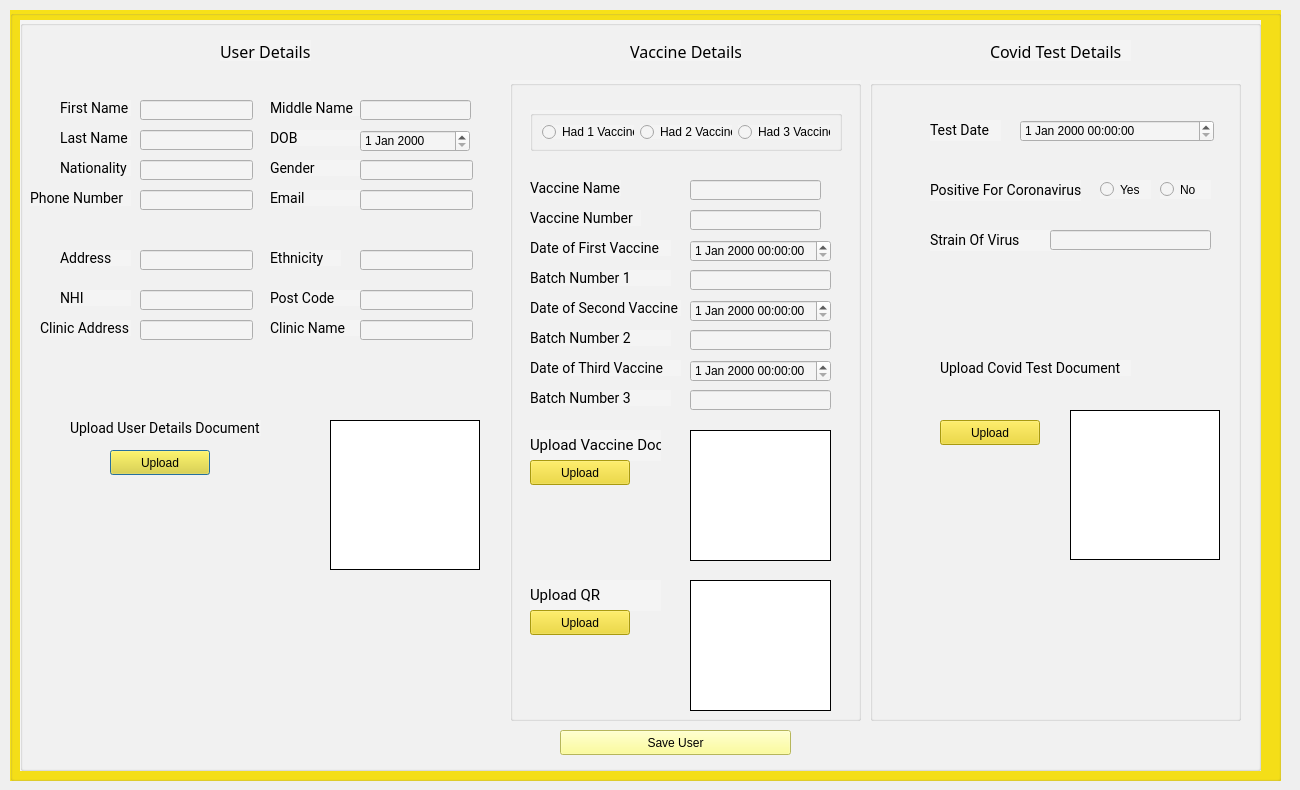
<?xml version="1.0" encoding="UTF-8"?>
<ui version="4.0">
 <class>citezinDetailDialog</class>
 <widget class="QDialog" name="citezinDetailDialog">
  <property name="geometry">
   <rect>
    <x>0</x>
    <y>0</y>
    <width>1300</width>
    <height>790</height>
   </rect>
  </property>
  <property name="windowTitle">
   <string>Dialog</string>
  </property>
  <widget class="QGroupBox" name="groupBox">
   <property name="geometry">
    <rect>
     <x>10</x>
     <y>10</y>
     <width>1271</width>
     <height>771</height>
    </rect>
   </property>
   <property name="styleSheet">
    <string notr="true">background-color: rgb(247, 225, 24);</string>
   </property>
   <property name="title">
    <string/>
   </property>
   <widget class="QGroupBox" name="groupBox_2">
    <property name="geometry">
     <rect>
      <x>10</x>
      <y>10</y>
      <width>1241</width>
      <height>751</height>
     </rect>
    </property>
    <property name="styleSheet">
     <string notr="true">background-color: rgb(244, 244, 244);</string>
    </property>
    <property name="title">
     <string/>
    </property>
    <widget class="QLabel" name="label">
     <property name="geometry">
      <rect>
       <x>200</x>
       <y>20</y>
       <width>91</width>
       <height>21</height>
      </rect>
     </property>
     <property name="styleSheet">
      <string notr="true">font-family: Nunito;
font-style: normal;
font-weight: normal;
font-size: 24px;
line-height: 33px;

color: #000000;</string>
     </property>
     <property name="text">
      <string>&lt;html&gt;&lt;head/&gt;&lt;body&gt;&lt;p&gt;&lt;span style=&quot; font-size:12pt;&quot;&gt;User Details&lt;/span&gt;&lt;/p&gt;&lt;/body&gt;&lt;/html&gt;</string>
     </property>
    </widget>
    <widget class="QLabel" name="firstNameLabel">
     <property name="geometry">
      <rect>
       <x>40</x>
       <y>80</y>
       <width>71</width>
       <height>16</height>
      </rect>
     </property>
     <property name="styleSheet">
      <string notr="true">font-family: Roboto;
font-style: normal;
font-weight: normal;
font-size: 14px;
line-height: 16px;

color: #000000;</string>
     </property>
     <property name="text">
      <string>First Name</string>
     </property>
    </widget>
    <widget class="QLabel" name="lastNameLabel">
     <property name="geometry">
      <rect>
       <x>40</x>
       <y>110</y>
       <width>71</width>
       <height>16</height>
      </rect>
     </property>
     <property name="styleSheet">
      <string notr="true">font-family: Roboto;
font-style: normal;
font-weight: normal;
font-size: 14px;
line-height: 16px;

color: #000000;</string>
     </property>
     <property name="text">
      <string>Last Name</string>
     </property>
    </widget>
    <widget class="QLabel" name="nationalityLabel">
     <property name="geometry">
      <rect>
       <x>40</x>
       <y>140</y>
       <width>71</width>
       <height>16</height>
      </rect>
     </property>
     <property name="styleSheet">
      <string notr="true">font-family: Roboto;
font-style: normal;
font-weight: normal;
font-size: 14px;
line-height: 16px;

color: #000000;</string>
     </property>
     <property name="text">
      <string>Nationality</string>
     </property>
    </widget>
    <widget class="QLabel" name="addressLabel">
     <property name="geometry">
      <rect>
       <x>40</x>
       <y>230</y>
       <width>71</width>
       <height>16</height>
      </rect>
     </property>
     <property name="styleSheet">
      <string notr="true">font-family: Roboto;
font-style: normal;
font-weight: normal;
font-size: 14px;
line-height: 16px;

color: #000000;</string>
     </property>
     <property name="text">
      <string>Address</string>
     </property>
    </widget>
    <widget class="QLabel" name="phoneNumberLabel">
     <property name="geometry">
      <rect>
       <x>10</x>
       <y>170</y>
       <width>101</width>
       <height>16</height>
      </rect>
     </property>
     <property name="styleSheet">
      <string notr="true">font-family: Roboto;
font-style: normal;
font-weight: normal;
font-size: 14px;
line-height: 16px;

color: #000000;</string>
     </property>
     <property name="text">
      <string>Phone Number</string>
     </property>
    </widget>
    <widget class="QLabel" name="nhiLabel">
     <property name="geometry">
      <rect>
       <x>40</x>
       <y>270</y>
       <width>71</width>
       <height>16</height>
      </rect>
     </property>
     <property name="styleSheet">
      <string notr="true">font-family: Roboto;
font-style: normal;
font-weight: normal;
font-size: 14px;
line-height: 16px;

color: #000000;</string>
     </property>
     <property name="text">
      <string>NHI</string>
     </property>
    </widget>
    <widget class="QLabel" name="clinicAddressLabel">
     <property name="geometry">
      <rect>
       <x>20</x>
       <y>300</y>
       <width>91</width>
       <height>16</height>
      </rect>
     </property>
     <property name="styleSheet">
      <string notr="true">font-family: Roboto;
font-style: normal;
font-weight: normal;
font-size: 14px;
line-height: 16px;

color: #000000;</string>
     </property>
     <property name="text">
      <string>Clinic Address</string>
     </property>
    </widget>
    <widget class="QLabel" name="middleNameLabel">
     <property name="geometry">
      <rect>
       <x>250</x>
       <y>80</y>
       <width>91</width>
       <height>16</height>
      </rect>
     </property>
     <property name="styleSheet">
      <string notr="true">font-family: Roboto;
font-style: normal;
font-weight: normal;
font-size: 14px;
line-height: 16px;

color: #000000;</string>
     </property>
     <property name="text">
      <string>Middle Name</string>
     </property>
    </widget>
    <widget class="QLabel" name="dobLabel">
     <property name="geometry">
      <rect>
       <x>250</x>
       <y>110</y>
       <width>91</width>
       <height>16</height>
      </rect>
     </property>
     <property name="styleSheet">
      <string notr="true">font-family: Roboto;
font-style: normal;
font-weight: normal;
font-size: 14px;
line-height: 16px;

color: #000000;</string>
     </property>
     <property name="text">
      <string>DOB</string>
     </property>
    </widget>
    <widget class="QLabel" name="genderLabel">
     <property name="geometry">
      <rect>
       <x>250</x>
       <y>140</y>
       <width>91</width>
       <height>16</height>
      </rect>
     </property>
     <property name="styleSheet">
      <string notr="true">font-family: Roboto;
font-style: normal;
font-weight: normal;
font-size: 14px;
line-height: 16px;

color: #000000;</string>
     </property>
     <property name="text">
      <string>Gender</string>
     </property>
    </widget>
    <widget class="QLabel" name="emailLabel">
     <property name="geometry">
      <rect>
       <x>250</x>
       <y>170</y>
       <width>91</width>
       <height>16</height>
      </rect>
     </property>
     <property name="styleSheet">
      <string notr="true">font-family: Roboto;
font-style: normal;
font-weight: normal;
font-size: 14px;
line-height: 16px;

color: #000000;</string>
     </property>
     <property name="text">
      <string>Email</string>
     </property>
    </widget>
    <widget class="QLabel" name="postCodeLabel">
     <property name="geometry">
      <rect>
       <x>250</x>
       <y>270</y>
       <width>91</width>
       <height>16</height>
      </rect>
     </property>
     <property name="styleSheet">
      <string notr="true">font-family: Roboto;
font-style: normal;
font-weight: normal;
font-size: 14px;
line-height: 16px;

color: #000000;</string>
     </property>
     <property name="text">
      <string>Post Code</string>
     </property>
    </widget>
    <widget class="QLabel" name="clinicNameLabel">
     <property name="geometry">
      <rect>
       <x>250</x>
       <y>300</y>
       <width>91</width>
       <height>16</height>
      </rect>
     </property>
     <property name="styleSheet">
      <string notr="true">font-family: Roboto;
font-style: normal;
font-weight: normal;
font-size: 14px;
line-height: 16px;

color: #000000;</string>
     </property>
     <property name="text">
      <string>Clinic Name</string>
     </property>
    </widget>
    <widget class="QLabel" name="uploadDocLabel">
     <property name="geometry">
      <rect>
       <x>50</x>
       <y>400</y>
       <width>191</width>
       <height>16</height>
      </rect>
     </property>
     <property name="styleSheet">
      <string notr="true">font-family: Roboto;
font-style: normal;
font-weight: normal;
font-size: 14px;
line-height: 16px;

color: #000000;</string>
     </property>
     <property name="text">
      <string>Upload User Details Document</string>
     </property>
    </widget>
    <widget class="QLabel" name="userDetailsImage">
     <property name="geometry">
      <rect>
       <x>310</x>
       <y>400</y>
       <width>150</width>
       <height>150</height>
      </rect>
     </property>
     <property name="styleSheet">
      <string notr="true">background: #FFFFFF;
border: 1px solid #000000;
box-sizing: border-box;</string>
     </property>
     <property name="text">
      <string/>
     </property>
    </widget>
    <widget class="QPushButton" name="uploadButton">
     <property name="geometry">
      <rect>
       <x>90</x>
       <y>430</y>
       <width>100</width>
       <height>25</height>
      </rect>
     </property>
     <property name="styleSheet">
      <string notr="true">background-color: rgb(237, 215, 22);
</string>
     </property>
     <property name="text">
      <string>Upload</string>
     </property>
    </widget>
    <widget class="QPushButton" name="continueButton">
     <property name="geometry">
      <rect>
       <x>540</x>
       <y>710</y>
       <width>231</width>
       <height>25</height>
      </rect>
     </property>
     <property name="styleSheet">
      <string notr="true">background-color: rgb(255, 255, 127);
</string>
     </property>
     <property name="text">
      <string>Save User</string>
     </property>
    </widget>
    <widget class="QLineEdit" name="firstNameEdit">
     <property name="geometry">
      <rect>
       <x>120</x>
       <y>80</y>
       <width>113</width>
       <height>20</height>
      </rect>
     </property>
    </widget>
    <widget class="QLineEdit" name="lastNameEdit">
     <property name="geometry">
      <rect>
       <x>120</x>
       <y>110</y>
       <width>113</width>
       <height>20</height>
      </rect>
     </property>
    </widget>
    <widget class="QLineEdit" name="middleNameEdit">
     <property name="geometry">
      <rect>
       <x>340</x>
       <y>80</y>
       <width>111</width>
       <height>20</height>
      </rect>
     </property>
    </widget>
    <widget class="QLineEdit" name="nationalityEdit">
     <property name="geometry">
      <rect>
       <x>120</x>
       <y>140</y>
       <width>113</width>
       <height>20</height>
      </rect>
     </property>
    </widget>
    <widget class="QLineEdit" name="phoneNumberEdit">
     <property name="geometry">
      <rect>
       <x>120</x>
       <y>170</y>
       <width>113</width>
       <height>20</height>
      </rect>
     </property>
    </widget>
    <widget class="QLineEdit" name="addressEdit">
     <property name="geometry">
      <rect>
       <x>120</x>
       <y>230</y>
       <width>113</width>
       <height>20</height>
      </rect>
     </property>
    </widget>
    <widget class="QLineEdit" name="nhiEdit">
     <property name="geometry">
      <rect>
       <x>120</x>
       <y>270</y>
       <width>113</width>
       <height>20</height>
      </rect>
     </property>
    </widget>
    <widget class="QLineEdit" name="clinicAddressEdit">
     <property name="geometry">
      <rect>
       <x>120</x>
       <y>300</y>
       <width>113</width>
       <height>20</height>
      </rect>
     </property>
    </widget>
    <widget class="QLineEdit" name="genderEdit">
     <property name="geometry">
      <rect>
       <x>340</x>
       <y>140</y>
       <width>113</width>
       <height>20</height>
      </rect>
     </property>
    </widget>
    <widget class="QLineEdit" name="emailEdit">
     <property name="geometry">
      <rect>
       <x>340</x>
       <y>170</y>
       <width>113</width>
       <height>20</height>
      </rect>
     </property>
    </widget>
    <widget class="QLineEdit" name="postCodeEdit">
     <property name="geometry">
      <rect>
       <x>340</x>
       <y>270</y>
       <width>113</width>
       <height>20</height>
      </rect>
     </property>
    </widget>
    <widget class="QLineEdit" name="clinicNameEdit">
     <property name="geometry">
      <rect>
       <x>340</x>
       <y>300</y>
       <width>113</width>
       <height>20</height>
      </rect>
     </property>
    </widget>
    <widget class="QDateEdit" name="dateEdit">
     <property name="geometry">
      <rect>
       <x>340</x>
       <y>110</y>
       <width>110</width>
       <height>22</height>
      </rect>
     </property>
    </widget>
    <widget class="QLabel" name="postCodeLabel_2">
     <property name="geometry">
      <rect>
       <x>250</x>
       <y>230</y>
       <width>71</width>
       <height>16</height>
      </rect>
     </property>
     <property name="styleSheet">
      <string notr="true">font-family: Roboto;
font-style: normal;
font-weight: normal;
font-size: 14px;
line-height: 16px;

color: #000000;</string>
     </property>
     <property name="text">
      <string>Ethnicity</string>
     </property>
    </widget>
    <widget class="QLineEdit" name="ethnicityEdit">
     <property name="geometry">
      <rect>
       <x>340</x>
       <y>230</y>
       <width>113</width>
       <height>20</height>
      </rect>
     </property>
    </widget>
    <widget class="QLabel" name="vaccineDetails">
     <property name="geometry">
      <rect>
       <x>610</x>
       <y>20</y>
       <width>111</width>
       <height>21</height>
      </rect>
     </property>
     <property name="styleSheet">
      <string notr="true">font-family: Nunito;
font-style: normal;
font-weight: normal;
font-size: 24px;
line-height: 33px;

color: #000000;</string>
     </property>
     <property name="text">
      <string>&lt;html&gt;&lt;head/&gt;&lt;body&gt;&lt;p&gt;&lt;span style=&quot; font-size:12pt;&quot;&gt;Vaccine Details&lt;/span&gt;&lt;/p&gt;&lt;/body&gt;&lt;/html&gt;</string>
     </property>
    </widget>
    <widget class="QLabel" name="testDetailsLabel">
     <property name="geometry">
      <rect>
       <x>970</x>
       <y>20</y>
       <width>141</width>
       <height>21</height>
      </rect>
     </property>
     <property name="styleSheet">
      <string notr="true">font-family: Nunito;
font-style: normal;
font-weight: normal;
font-size: 24px;
line-height: 33px;

color: #000000;</string>
     </property>
     <property name="text">
      <string>&lt;html&gt;&lt;head/&gt;&lt;body&gt;&lt;p&gt;&lt;span style=&quot; font-size:12pt;&quot;&gt;Covid Test Details&lt;/span&gt;&lt;/p&gt;&lt;/body&gt;&lt;/html&gt;</string>
     </property>
    </widget>
    <widget class="QGroupBox" name="groupBox_3">
     <property name="geometry">
      <rect>
       <x>490</x>
       <y>60</y>
       <width>351</width>
       <height>641</height>
      </rect>
     </property>
     <property name="title">
      <string/>
     </property>
     <widget class="QLabel" name="vaccineNameLabel">
      <property name="geometry">
       <rect>
        <x>20</x>
        <y>100</y>
        <width>91</width>
        <height>16</height>
       </rect>
      </property>
      <property name="styleSheet">
       <string notr="true">font-family: Roboto;
font-style: normal;
font-weight: normal;
font-size: 14px;
line-height: 16px;

color: #000000;</string>
      </property>
      <property name="text">
       <string>Vaccine Name</string>
      </property>
     </widget>
     <widget class="QLineEdit" name="vaccineNameEdit">
      <property name="geometry">
       <rect>
        <x>180</x>
        <y>100</y>
        <width>131</width>
        <height>20</height>
       </rect>
      </property>
     </widget>
     <widget class="QLabel" name="vaccineNameLabel_2">
      <property name="geometry">
       <rect>
        <x>20</x>
        <y>130</y>
        <width>111</width>
        <height>16</height>
       </rect>
      </property>
      <property name="styleSheet">
       <string notr="true">font-family: Roboto;
font-style: normal;
font-weight: normal;
font-size: 14px;
line-height: 16px;

color: #000000;</string>
      </property>
      <property name="text">
       <string>Vaccine Number</string>
      </property>
     </widget>
     <widget class="QLineEdit" name="vaccineNumber">
      <property name="geometry">
       <rect>
        <x>180</x>
        <y>130</y>
        <width>131</width>
        <height>20</height>
       </rect>
      </property>
     </widget>
     <widget class="QLabel" name="vaccineNameLabel_4">
      <property name="geometry">
       <rect>
        <x>20</x>
        <y>190</y>
        <width>141</width>
        <height>16</height>
       </rect>
      </property>
      <property name="styleSheet">
       <string notr="true">font-family: Roboto;
font-style: normal;
font-weight: normal;
font-size: 14px;
line-height: 16px;

color: #000000;</string>
      </property>
      <property name="text">
       <string>Batch Number 1</string>
      </property>
     </widget>
     <widget class="QLabel" name="vaccineNameLabel_5">
      <property name="geometry">
       <rect>
        <x>20</x>
        <y>160</y>
        <width>141</width>
        <height>16</height>
       </rect>
      </property>
      <property name="styleSheet">
       <string notr="true">font-family: Roboto;
font-style: normal;
font-weight: normal;
font-size: 14px;
line-height: 16px;

color: #000000;</string>
      </property>
      <property name="text">
       <string>Date of First Vaccine</string>
      </property>
     </widget>
     <widget class="QLabel" name="vaccineCertImage">
      <property name="geometry">
       <rect>
        <x>180</x>
        <y>350</y>
        <width>141</width>
        <height>131</height>
       </rect>
      </property>
      <property name="styleSheet">
       <string notr="true">background: #FFFFFF;
border: 1px solid #000000;
box-sizing: border-box;</string>
      </property>
      <property name="text">
       <string/>
      </property>
     </widget>
     <widget class="QLabel" name="vaccineNameLabel_7">
      <property name="geometry">
       <rect>
        <x>20</x>
        <y>220</y>
        <width>151</width>
        <height>16</height>
       </rect>
      </property>
      <property name="styleSheet">
       <string notr="true">font-family: Roboto;
font-style: normal;
font-weight: normal;
font-size: 14px;
line-height: 16px;

color: #000000;</string>
      </property>
      <property name="text">
       <string>Date of Second Vaccine</string>
      </property>
     </widget>
     <widget class="QLabel" name="vaccineNameLabel_8">
      <property name="geometry">
       <rect>
        <x>20</x>
        <y>250</y>
        <width>141</width>
        <height>16</height>
       </rect>
      </property>
      <property name="styleSheet">
       <string notr="true">font-family: Roboto;
font-style: normal;
font-weight: normal;
font-size: 14px;
line-height: 16px;

color: #000000;</string>
      </property>
      <property name="text">
       <string>Batch Number 2</string>
      </property>
     </widget>
     <widget class="QLabel" name="vaccineNameLabel_9">
      <property name="geometry">
       <rect>
        <x>20</x>
        <y>280</y>
        <width>151</width>
        <height>16</height>
       </rect>
      </property>
      <property name="styleSheet">
       <string notr="true">font-family: Roboto;
font-style: normal;
font-weight: normal;
font-size: 14px;
line-height: 16px;

color: #000000;</string>
      </property>
      <property name="text">
       <string>Date of Third Vaccine</string>
      </property>
     </widget>
     <widget class="QLabel" name="vaccineNameLabel_10">
      <property name="geometry">
       <rect>
        <x>20</x>
        <y>310</y>
        <width>141</width>
        <height>16</height>
       </rect>
      </property>
      <property name="styleSheet">
       <string notr="true">font-family: Roboto;
font-style: normal;
font-weight: normal;
font-size: 14px;
line-height: 16px;

color: #000000;</string>
      </property>
      <property name="text">
       <string>Batch Number 3</string>
      </property>
     </widget>
     <widget class="QLineEdit" name="batchNumber1">
      <property name="geometry">
       <rect>
        <x>180</x>
        <y>190</y>
        <width>141</width>
        <height>20</height>
       </rect>
      </property>
     </widget>
     <widget class="QLineEdit" name="batchNumber2">
      <property name="geometry">
       <rect>
        <x>180</x>
        <y>250</y>
        <width>141</width>
        <height>20</height>
       </rect>
      </property>
     </widget>
     <widget class="QLineEdit" name="batchNumber3">
      <property name="geometry">
       <rect>
        <x>180</x>
        <y>310</y>
        <width>141</width>
        <height>20</height>
       </rect>
      </property>
     </widget>
     <widget class="QLabel" name="uploadDocLabel_2">
      <property name="geometry">
       <rect>
        <x>20</x>
        <y>350</y>
        <width>131</width>
        <height>31</height>
       </rect>
      </property>
      <property name="styleSheet">
       <string notr="true">font-family: Roboto;
font-style: normal;
font-weight: normal;
font-size: 14px;
line-height: 16px;

color: #000000;</string>
      </property>
      <property name="text">
       <string>&lt;html&gt;&lt;head/&gt;&lt;body&gt;&lt;p&gt;&lt;span style=&quot; font-size:11pt;&quot;&gt;Upload Vaccine Doc&lt;/span&gt;&lt;/p&gt;&lt;/body&gt;&lt;/html&gt;</string>
      </property>
     </widget>
     <widget class="QPushButton" name="uploadVacCertButton">
      <property name="geometry">
       <rect>
        <x>20</x>
        <y>380</y>
        <width>100</width>
        <height>25</height>
       </rect>
      </property>
      <property name="styleSheet">
       <string notr="true">background-color: rgb(237, 215, 22);
</string>
      </property>
      <property name="text">
       <string>Upload</string>
      </property>
     </widget>
     <widget class="QDateTimeEdit" name="dateOfSecondVaccine">
      <property name="geometry">
       <rect>
        <x>180</x>
        <y>220</y>
        <width>141</width>
        <height>22</height>
       </rect>
      </property>
     </widget>
     <widget class="QDateTimeEdit" name="dateOfThirdVaccine">
      <property name="geometry">
       <rect>
        <x>180</x>
        <y>280</y>
        <width>141</width>
        <height>22</height>
       </rect>
      </property>
     </widget>
     <widget class="QDateTimeEdit" name="dateOfFirstVaccine">
      <property name="geometry">
       <rect>
        <x>180</x>
        <y>160</y>
        <width>141</width>
        <height>22</height>
       </rect>
      </property>
     </widget>
     <widget class="QGroupBox" name="groupBox_5">
      <property name="geometry">
       <rect>
        <x>20</x>
        <y>30</y>
        <width>312</width>
        <height>41</height>
       </rect>
      </property>
      <property name="title">
       <string/>
      </property>
      <layout class="QHBoxLayout" name="horizontalLayout">
       <item>
        <widget class="QRadioButton" name="vac1Radio">
         <property name="text">
          <string>Had 1 Vaccine</string>
         </property>
        </widget>
       </item>
       <item>
        <widget class="QRadioButton" name="vac2Radio">
         <property name="text">
          <string>Had 2 Vaccines</string>
         </property>
        </widget>
       </item>
       <item>
        <widget class="QRadioButton" name="vac3Radio">
         <property name="text">
          <string>Had 3 Vaccines</string>
         </property>
        </widget>
       </item>
      </layout>
     </widget>
     <widget class="QLabel" name="QRImage">
      <property name="geometry">
       <rect>
        <x>180</x>
        <y>500</y>
        <width>141</width>
        <height>131</height>
       </rect>
      </property>
      <property name="styleSheet">
       <string notr="true">background: #FFFFFF;
border: 1px solid #000000;
box-sizing: border-box;</string>
      </property>
      <property name="text">
       <string/>
      </property>
     </widget>
     <widget class="QLabel" name="uploadDocLabel_4">
      <property name="geometry">
       <rect>
        <x>20</x>
        <y>500</y>
        <width>131</width>
        <height>31</height>
       </rect>
      </property>
      <property name="styleSheet">
       <string notr="true">font-family: Roboto;
font-style: normal;
font-weight: normal;
font-size: 14px;
line-height: 16px;

color: #000000;</string>
      </property>
      <property name="text">
       <string>&lt;html&gt;&lt;head/&gt;&lt;body&gt;&lt;p&gt;&lt;span style=&quot; font-size:11pt;&quot;&gt;Upload QR&lt;/span&gt;&lt;/p&gt;&lt;/body&gt;&lt;/html&gt;</string>
      </property>
     </widget>
     <widget class="QPushButton" name="uploadQRButton">
      <property name="geometry">
       <rect>
        <x>20</x>
        <y>530</y>
        <width>100</width>
        <height>25</height>
       </rect>
      </property>
      <property name="styleSheet">
       <string notr="true">background-color: rgb(237, 215, 22);
</string>
      </property>
      <property name="text">
       <string>Upload</string>
      </property>
     </widget>
    </widget>
    <widget class="QGroupBox" name="groupBox_4">
     <property name="geometry">
      <rect>
       <x>850</x>
       <y>60</y>
       <width>371</width>
       <height>641</height>
      </rect>
     </property>
     <property name="title">
      <string/>
     </property>
     <widget class="QLabel" name="vaccineNameLabel_11">
      <property name="geometry">
       <rect>
        <x>60</x>
        <y>40</y>
        <width>71</width>
        <height>21</height>
       </rect>
      </property>
      <property name="styleSheet">
       <string notr="true">font-family: Roboto;
font-style: normal;
font-weight: normal;
font-size: 14px;
line-height: 16px;

color: #000000;</string>
      </property>
      <property name="text">
       <string>Test Date</string>
      </property>
     </widget>
     <widget class="QDateTimeEdit" name="covidTestDate">
      <property name="geometry">
       <rect>
        <x>150</x>
        <y>40</y>
        <width>194</width>
        <height>22</height>
       </rect>
      </property>
     </widget>
     <widget class="QLabel" name="vaccineNameLabel_12">
      <property name="geometry">
       <rect>
        <x>60</x>
        <y>100</y>
        <width>151</width>
        <height>21</height>
       </rect>
      </property>
      <property name="styleSheet">
       <string notr="true">font-family: Roboto;
font-style: normal;
font-weight: normal;
font-size: 14px;
line-height: 16px;

color: #000000;</string>
      </property>
      <property name="text">
       <string>Positive For Coronavirus</string>
      </property>
     </widget>
     <widget class="QRadioButton" name="covidPositive">
      <property name="geometry">
       <rect>
        <x>230</x>
        <y>100</y>
        <width>51</width>
        <height>19</height>
       </rect>
      </property>
      <property name="text">
       <string>Yes</string>
      </property>
     </widget>
     <widget class="QRadioButton" name="covidNegative">
      <property name="geometry">
       <rect>
        <x>290</x>
        <y>100</y>
        <width>51</width>
        <height>19</height>
       </rect>
      </property>
      <property name="text">
       <string>No</string>
      </property>
     </widget>
     <widget class="QLabel" name="vaccineNameLabel_13">
      <property name="geometry">
       <rect>
        <x>60</x>
        <y>150</y>
        <width>151</width>
        <height>21</height>
       </rect>
      </property>
      <property name="styleSheet">
       <string notr="true">font-family: Roboto;
font-style: normal;
font-weight: normal;
font-size: 14px;
line-height: 16px;

color: #000000;</string>
      </property>
      <property name="text">
       <string>Strain Of Virus</string>
      </property>
     </widget>
     <widget class="QLineEdit" name="strainOfVirus">
      <property name="geometry">
       <rect>
        <x>180</x>
        <y>150</y>
        <width>161</width>
        <height>20</height>
       </rect>
      </property>
     </widget>
     <widget class="QLabel" name="uploadDocLabel_3">
      <property name="geometry">
       <rect>
        <x>70</x>
        <y>280</y>
        <width>191</width>
        <height>16</height>
       </rect>
      </property>
      <property name="styleSheet">
       <string notr="true">font-family: Roboto;
font-style: normal;
font-weight: normal;
font-size: 14px;
line-height: 16px;

color: #000000;</string>
      </property>
      <property name="text">
       <string>Upload Covid Test Document</string>
      </property>
     </widget>
     <widget class="QPushButton" name="uploadTestDoc">
      <property name="geometry">
       <rect>
        <x>70</x>
        <y>340</y>
        <width>100</width>
        <height>25</height>
       </rect>
      </property>
      <property name="styleSheet">
       <string notr="true">background-color: rgb(237, 215, 22);
</string>
      </property>
      <property name="text">
       <string>Upload</string>
      </property>
     </widget>
     <widget class="QLabel" name="testDocImage">
      <property name="geometry">
       <rect>
        <x>200</x>
        <y>330</y>
        <width>150</width>
        <height>150</height>
       </rect>
      </property>
      <property name="styleSheet">
       <string notr="true">background: #FFFFFF;
border: 1px solid #000000;
box-sizing: border-box;</string>
      </property>
      <property name="text">
       <string/>
      </property>
     </widget>
    </widget>
   </widget>
  </widget>
 </widget>
 <resources/>
 <connections/>
</ui>
